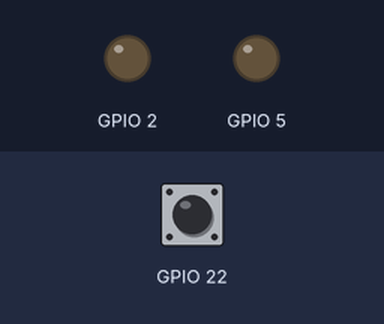
This program was run on a simulated ESP32. Parts: output pins drawn as LEDs (lit = HIGH). Dashed ring = blinking. The test bench sets the inputs (shaded band); at power-on: GPIO 22 HIGH.

Above: at 1.2 s.
1.3 s: GPIO 22 pulled LOW for 1 s
At 2.25 s:
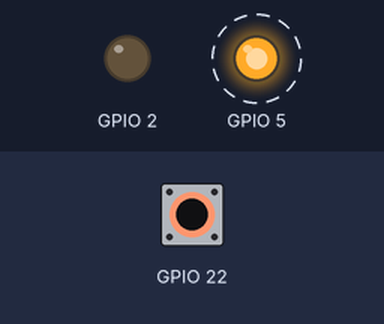
4.8 s: GPIO 22 pulled LOW for 0.15 s
6.4 s: GPIO 22 pulled LOW for 3.2 s
At 7.75 s:
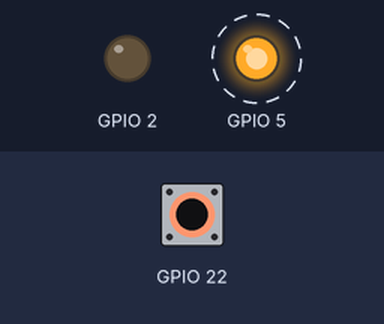
Timing chart, 0 to 17.1 s (numbered marks = the images above; inputs shaded):
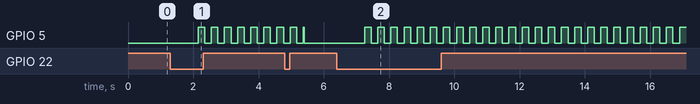

Measured:
- after the input at 1.3 s, GPIO 5: alternates HIGH for 0.20 s and LOW for 0.20 s, starting after 0.85 s
- after the input at 6.4 s, GPIO 5: alternates HIGH for 0.20 s and LOW for 0.20 s, starting after 0.85 s

The program:

main.cpp
```cpp
#include <Arduino.h>
#include "LED.h"
#include <OneButton.h>

LED led1(LED_PIN1, LED_ACT1);
LED led2(LED_PIN2, LED_ACT2);

void btnPush();
void doubleClick();
void btnHold();
OneButton button(BTN_PIN, !BTN_ACT);

bool flag = true;

void setup()
{
    led1.off();
    led2.off();
    button.attachClick(btnPush);
    button.attachDoubleClick(doubleClick);
    button.attachLongPressStart(btnHold);
}

void loop()
{
    led1.loop();
    led2.loop();
    button.tick();
}

void btnPush()
{
    if(flag) led1.flip();
    else led2.flip();
}

void doubleClick()
{
    flag = !flag;
}

void btnHold()
{
    if(flag) led1.blink(200);
    else led2.blink(200);
}
```
